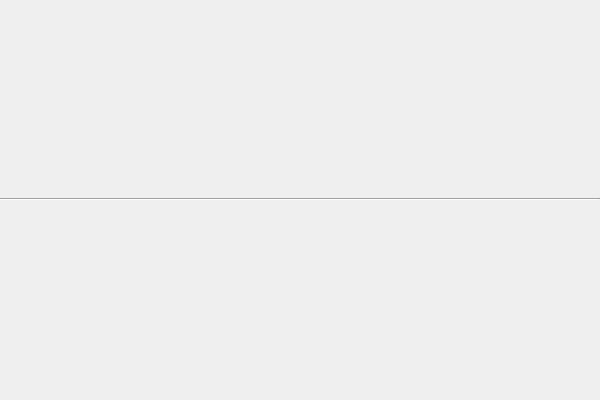
<?xml version="1.0" encoding="UTF-8"?>
<ui version="4.0">
 <class>HorizontalLineClass</class>
 <widget class="QWidget" name="HorizontalLineClass">
  <property name="geometry">
   <rect>
    <x>0</x>
    <y>0</y>
    <width>600</width>
    <height>400</height>
   </rect>
  </property>
  <property name="windowTitle">
   <string>HorizontalLine</string>
  </property>
  <layout class="QVBoxLayout" name="verticalLayout">
   <property name="spacing">
    <number>0</number>
   </property>
   <property name="leftMargin">
    <number>0</number>
   </property>
   <property name="topMargin">
    <number>0</number>
   </property>
   <property name="rightMargin">
    <number>0</number>
   </property>
   <property name="bottomMargin">
    <number>0</number>
   </property>
   <item>
    <widget class="Line" name="line">
     <property name="orientation">
      <enum>Qt::Orientation::Horizontal</enum>
     </property>
    </widget>
   </item>
  </layout>
 </widget>
 <layoutdefault spacing="6" margin="11"/>
 <resources/>
 <connections/>
</ui>
